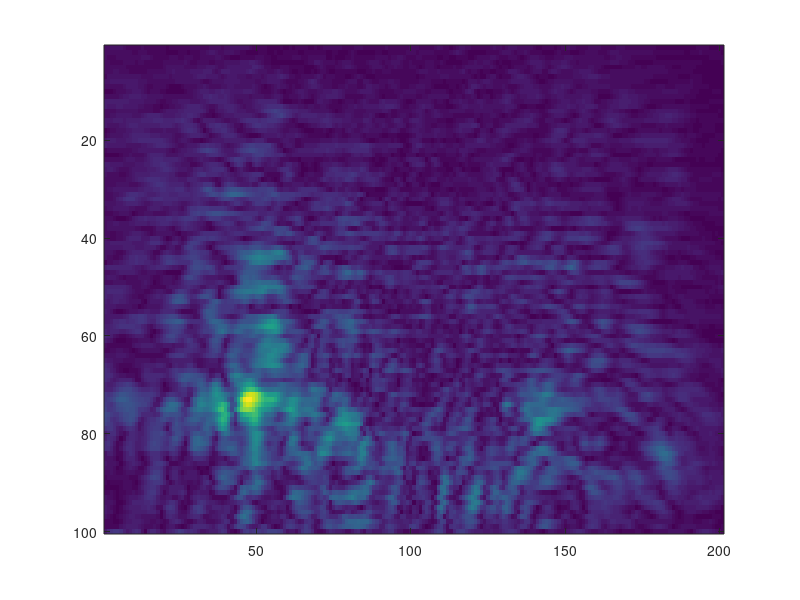

Recreate this plot in MATLAB. (Note: this script raises an error after producing the figure.)
clear
close all
clc
tic;

%% load data

addpath('utils');
data=load('sardata.mat');data=data.sardata;
sarData=data.range_slice;figure;imagesc(abs(sarData));    %range slice echo
xyz=data.slice_xyz;                                       %dx dy and distance z0
params=data.params;

%% imaging parameters

dx=xyz.dx;
dy=xyz.dy;                        % Sampling interval at x,y axis in mm
z0=xyz.distance;                  %distance of radar and target at mm
f0=params.f0;                     % start frequency
c=params.c;                       % speed of light
fslope=params.fslope;             % Slope const (Hz/sec)
fs=params.fs;                     % Sampling rate (sps)
num_sample=params.num_sample;     % Number of sampling points at z axis
nFFTspace=params.nFFTspace;       % Number of FFT points for wave-domain

k = 2*pi*f0/c;                    %wave number
imSize =400;                      %image size at mm
amplitude=-40;                    % amplitude of [-40,0] dB after normalization

%% mask of different sparse sampling

[M,N]= size(sarData);mask=zeros(M,N);truncated_L=floor(N/2);
% uniform row undersample
% masknum=4;mask([1:masknum:M],:)=1;     

% 30% non-uniform row undersample
mask([1,3,10,12,16,20,25,26,30,32,36,39,44,48,50,52,57,61,66,68,70,72,75,79,82,84,87,88,93,97],:)=1;

%sarData=sarData.*mask;figure;imagesc(abs(sarData));     % mask
fprintf('percent=%.6f\n',nnz(sarData)/numel(sarData));  % percent
maxMod=max(abs(sarData(:)));sarData=sarData/maxMod;     %normalization

%% Truncated-DCT  (TD)

sarData=TD(sarData,truncated_L);
figure;imagesc(abs(sarData));

%% Matrix Completion  (TVecA/TCTA)

% proposed TVecA        
% R=80;   % pencil parameter
% mu=2;           %penalty parameter
% e_rank=20;     %e_rank
% K=30;           %iterations
% sarData=TVecA(sarData,R,mu,K,e_rank);

% proposed TCTA
% P=10;  % pencil parameter
% Q=P;            % pencil parameter
% mu=2;           %penalty parameter
% e_rank=20;     %e_rank 
% K=30;           %iterations
% sarData=TCTA(sarData,P,Q,mu,K,e_rank);

figure;imagesc(abs(sarData));

%% zero-padding and IDCT(ITD)

sarData=ITD(sarData,N,truncated_L);
figure;imagesc(abs(sarData));

%% rma 2d imaging

rma_2d(dx,dy,k,z0,sarData,nFFTspace,amplitude,imSize); %imaging of one range slice 

elapsedTime = toc ;




